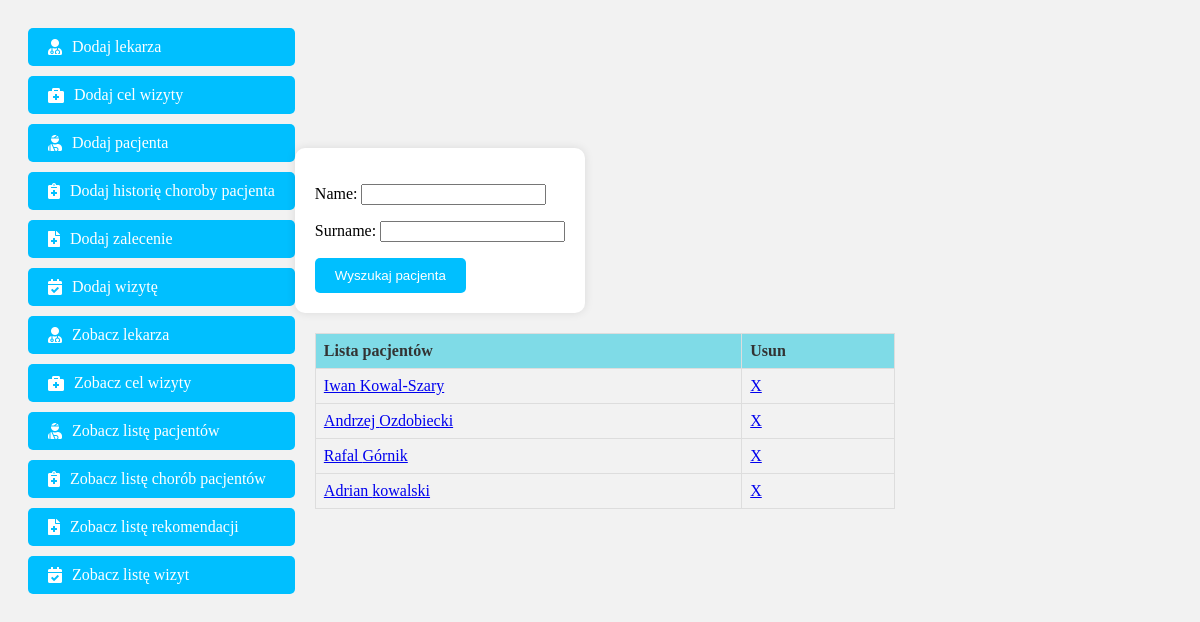
The page /show_patient/ on the database as committed earlier.
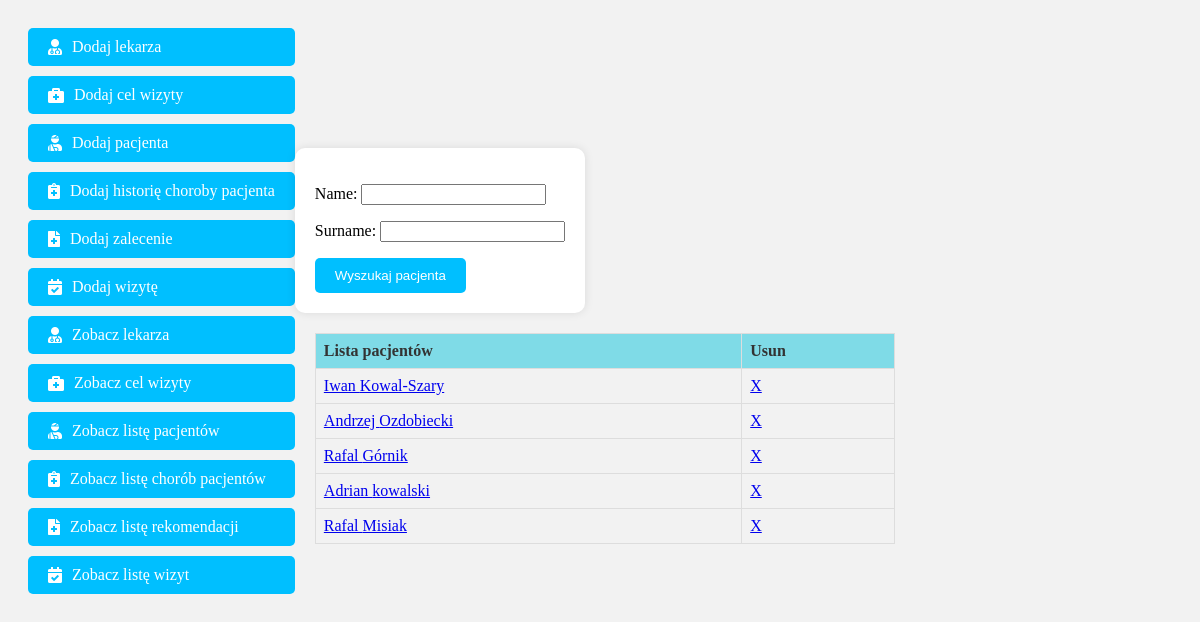
The same page on the database as committed later.
### registration/models.py (models this page shows, shortened)
class Patient(models.Model):
    name = models.CharField(max_length=64)
    surname = models.CharField(max_length=64)

### registration/views.py (the view)
# urls.py: path('show_patient/', views.LetShowPatients.as_view(), name='show_patients'),
class LetShowPatients(View):
    def get(self, request):
        db_patient = Patient.objects.all()
        form = PatientSearch(request.GET)
        if form.is_valid():
            name = form.cleaned_data.get('name', '')
            db_patient = db_patient.filter(name__contains=name)
            surname = form.cleaned_data.get('surname', '')
            if surname:
                db_patient = db_patient.filter(surname__contains=surname)
        return render(request, 'show_patient.html', {'patients': db_patient, 'form': form})

### registration/forms.py
class PatientSearch(forms.Form):
    name = forms.CharField(required=False)
    surname = forms.CharField(required=False)

### templates/show_patient.html
{% extends 'index.html' %}
{% block content %}
    <form class="nice-form">
    {{ form.as_p }}
     <button type="submit" class="nice-button">Wyszukaj pacjenta</button>
    </form>
<table class="nice-table">
    <thead>
        <tr>
            <th>Lista pacjentów</th>
            <th>Usun</th>
        </tr>
    </thead>
    <tbody>
        {% for patient in patients %}
        <tr>
            <td><a href="/show_patient/{{ patient.id }}">{{ patient.name }} {{ patient.surname }}</a></td>
            <td><a href="/delete_patient/{{ patient.id }}">X</a></td>
        </tr>
        {% endfor %}
    </tbody>
</table>
{% endblock %}

Rows that differ between the two databases and show on the page:
added Patient: name "Rafal", surname "Misiak"
